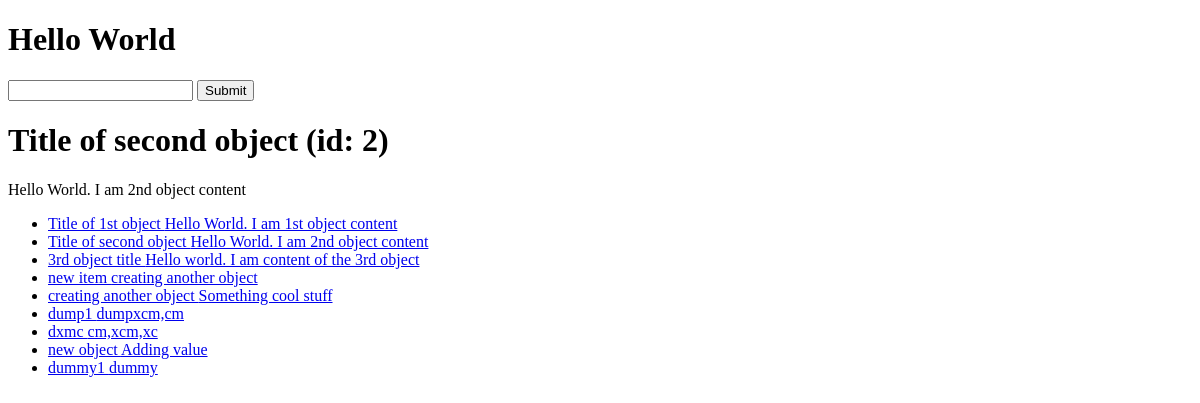
/, run on an earlier commit of the app's database.
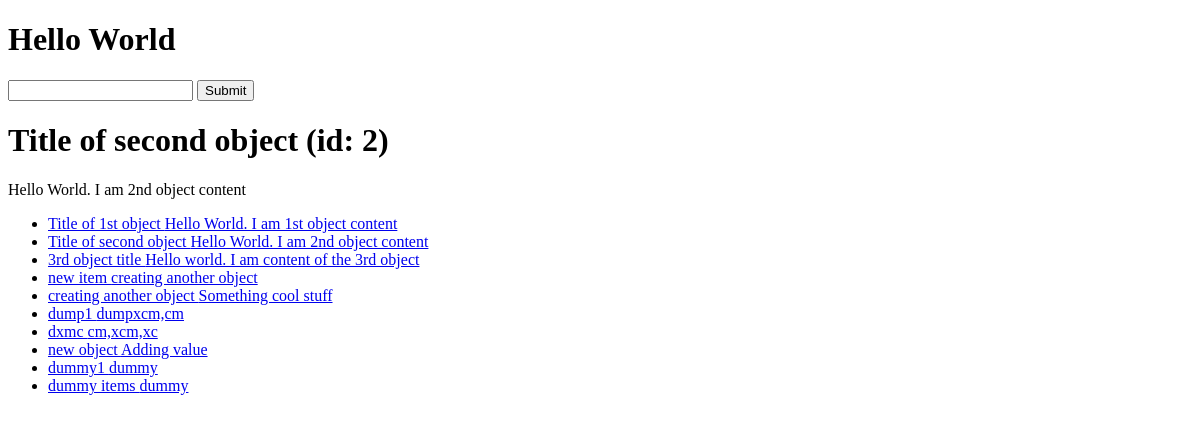
And on a later commit of the database.
### articles/models.py (models this page shows, shortened)
class Article(models.Model):
    title = models.CharField(max_length=100)
    slug = models.SlugField(max_length=50, blank=True, null=True)
    content = models.TextField()
    timestamp = models.DateTimeField(auto_now_add=True)
    updated = models.DateTimeField(auto_now=True)
    publish = models.DateField(auto_now=False, auto_now_add=False, null=True, blank=True)

### config/views.py (the view)
# urls.py: path("", home_view),
def home_view(request):
    random_int = random.randint(1, 3)
    article_obj = Article.objects.get(id=random_int)
    article_queryset = Article.objects.all()
    context = {
        "object_list": article_queryset,
        "title": article_obj.title,
        "content": article_obj.content,
        "id": article_obj.id
    }
    HTML_STRING = render_to_string("home_view.html", context=context)
    return HttpResponse(HTML_STRING)

### templates/home_view.html
{% extends 'base.html' %}
{% block content %}
<h1>{{title}} (id: {{id}})</h1>
<p>{{content}}</p>
<ul>
    {% for qs in object_list %}
    <li><a href="articles/{{qs.id}}/">{{qs.title}} {{qs.content}}</a></li>
    {% endfor %}
</ul>
{% endblock content %}

What changed in the data, as far as the page shows it:
added Article: title "dummy items", content "dummy"
